Frame 1 (no input): blank canvas, image omitted
Frame 60 (the mouse pressed at the canvas centre just before this capture): blank canvas, image omitted
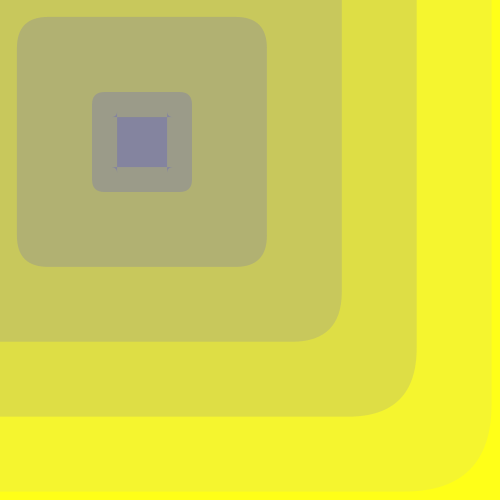
Frame 120 (the mouse held since frame 60 and released just before this capture)

The Processing sketch whose frames 1 and 60 were blank and that drew this single picture after the mouse press (run headless with seeded random() and noise(); from frame 60 on, the mouse is pressed at the canvas centre):

// Processing sketch: processing_156658
// ── processing_156658.pde

float diX;
float diY;
float rectX;
float rectY;
float step;
float colorM;
float colorY;
float colorZ;
float motion;
float easing = 0.001;
float realX;
float realY;
float round;

void setup() {

  size(500, 500); // canvas size
  frameRate(60);
}


void draw() {



  background(255);

  colorM = map(mouseX, 0, width, 0.6, 0.7); //map mouse xy to color range
  colorY = map(mouseX, 0, height, 0.6, 0.7);
  colorZ = colorM + colorY;

  float targetX = mouseX;
  float targetY = mouseY;

  diX = width/2 - mouseX;//distance from mouse to center
  diY = height/2 - mouseY;


  rectMode(CENTER);

  for (float i = 2000; i > 0; i = i - 50) {//draw 40 squares

    step = i/200;//set how much more every square below moves

    if (mousePressed == true) { 
      i = i - 100;
     
    }

    noStroke();

    fill(mouseX/2 + step*30, mouseY/2 + step*30, mouseX - mouseY/3 - step*30);

    rectX += ((targetX - rectX)*easing);
    rectY += ((targetY - rectY)*easing);
    println(rectX , diX, diX*step);
    realX = rectX -diX*step;
    realY = rectY -diY*step;
    round = map(diX,-250,250,0,i/4);
    rect(realX, realY, i, i , round);
  }
}
